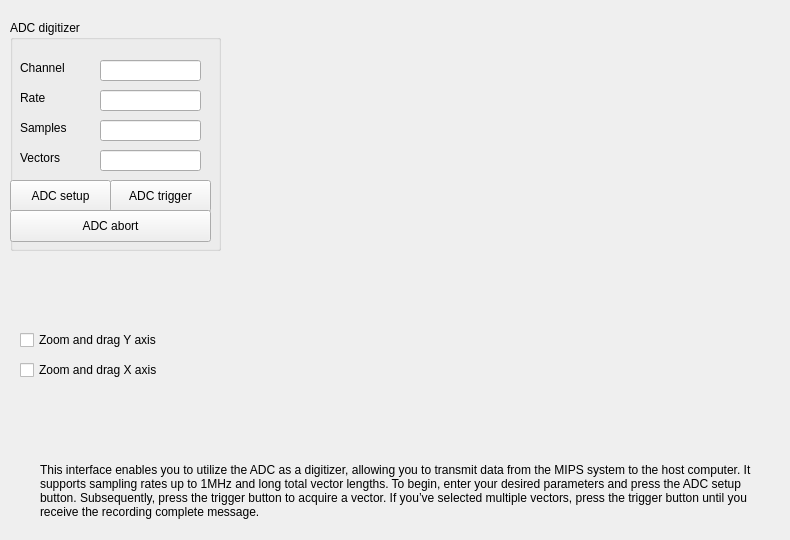
    <widget class="QWidget" name="ADC">
     <attribute name="title">
      <string>ADC</string>
     </attribute>
     <widget class="QCustomPlot" name="ADCdata" native="true">
      <property name="geometry">
       <rect>
        <x>230</x>
        <y>30</y>
        <width>551</width>
        <height>386</height>
       </rect>
      </property>
     </widget>
     <widget class="QGroupBox" name="gbADCdigitizer">
      <property name="geometry">
       <rect>
        <x>10</x>
        <y>20</y>
        <width>211</width>
        <height>231</height>
       </rect>
      </property>
      <property name="title">
       <string>ADC digitizer</string>
      </property>
      <widget class="QLabel" name="label_194">
       <property name="geometry">
        <rect>
         <x>10</x>
         <y>40</y>
         <width>61</width>
         <height>16</height>
        </rect>
       </property>
       <property name="text">
        <string>Channel</string>
       </property>
      </widget>
      <widget class="QLineEdit" name="leSADCCHAN">
       <property name="geometry">
        <rect>
         <x>90</x>
         <y>40</y>
         <width>101</width>
         <height>21</height>
        </rect>
       </property>
      </widget>
      <widget class="QLineEdit" name="leSADCRATE">
       <property name="geometry">
        <rect>
         <x>90</x>
         <y>70</y>
         <width>101</width>
         <height>21</height>
        </rect>
       </property>
      </widget>
      <widget class="QLabel" name="label_195">
       <property name="geometry">
        <rect>
         <x>10</x>
         <y>100</y>
         <width>61</width>
         <height>16</height>
        </rect>
       </property>
       <property name="text">
        <string>Samples</string>
       </property>
      </widget>
      <widget class="QLabel" name="label_196">
       <property name="geometry">
        <rect>
         <x>10</x>
         <y>130</y>
         <width>61</width>
         <height>16</height>
        </rect>
       </property>
       <property name="text">
        <string>Vectors</string>
       </property>
      </widget>
      <widget class="QLabel" name="label_197">
       <property name="geometry">
        <rect>
         <x>10</x>
         <y>70</y>
         <width>61</width>
         <height>16</height>
        </rect>
       </property>
       <property name="text">
        <string>Rate</string>
       </property>
      </widget>
      <widget class="QLineEdit" name="leSADCSAMPS">
       <property name="geometry">
        <rect>
         <x>90</x>
         <y>100</y>
         <width>101</width>
         <height>21</height>
        </rect>
       </property>
      </widget>
      <widget class="QLineEdit" name="leSADCVECTS">
       <property name="geometry">
        <rect>
         <x>90</x>
         <y>130</y>
         <width>101</width>
         <height>21</height>
        </rect>
       </property>
      </widget>
      <widget class="QPushButton" name="pbADCinit">
       <property name="geometry">
        <rect>
         <x>0</x>
         <y>160</y>
         <width>101</width>
         <height>32</height>
        </rect>
       </property>
       <property name="text">
        <string>ADC setup</string>
       </property>
      </widget>
      <widget class="QPushButton" name="pbADCtrigger">
       <property name="geometry">
        <rect>
         <x>100</x>
         <y>160</y>
         <width>101</width>
         <height>32</height>
        </rect>
       </property>
       <property name="text">
        <string>ADC trigger</string>
       </property>
      </widget>
      <widget class="QPushButton" name="pbADCabort">
       <property name="geometry">
        <rect>
         <x>0</x>
         <y>190</y>
         <width>201</width>
         <height>32</height>
        </rect>
       </property>
       <property name="text">
        <string>ADC abort</string>
       </property>
      </widget>
     </widget>
     <widget class="QCheckBox" name="chkADCzoomX">
      <property name="geometry">
       <rect>
        <x>20</x>
        <y>360</y>
        <width>161</width>
        <height>20</height>
       </rect>
      </property>
      <property name="text">
       <string>Zoom and drag X axis</string>
      </property>
     </widget>
     <widget class="QCheckBox" name="chkADCzoomY">
      <property name="geometry">
       <rect>
        <x>20</x>
        <y>330</y>
        <width>161</width>
        <height>20</height>
       </rect>
      </property>
      <property name="text">
       <string>Zoom and drag Y axis</string>
      </property>
     </widget>
     <widget class="QLabel" name="label_220">
      <property name="geometry">
       <rect>
        <x>40</x>
        <y>450</y>
        <width>721</width>
        <height>81</height>
       </rect>
      </property>
      <property name="text">
       <string>This interface enables you to utilize the ADC as a digitizer, allowing you to transmit data from the MIPS system to the host computer. It supports sampling rates up to 1MHz and long total vector lengths. To begin, enter your desired parameters and press the ADC setup button. Subsequently, press the trigger button to acquire a vector. If you’ve selected multiple vectors, press the trigger button until you receive the recording complete message.</string>
      </property>
      <property name="wordWrap">
       <bool>true</bool>
      </property>
     </widget>
    </widget>
